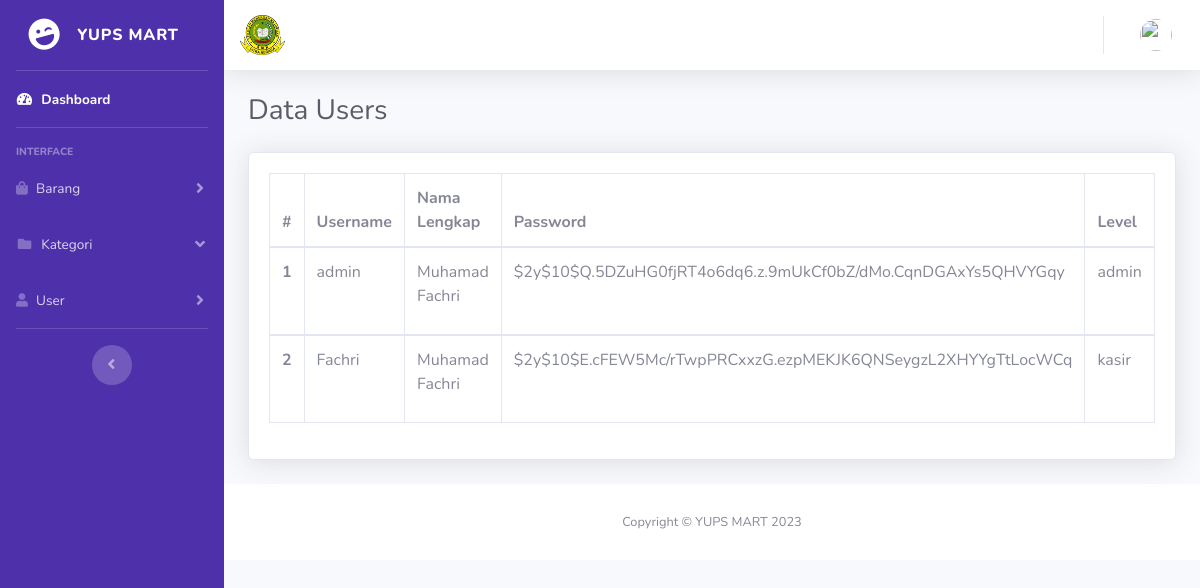
Screenshot of /pages/users/admin-user.php with the database file from the repository.
### tables this page shows
CREATE TABLE `tbl_users` (
  `id` int(11) NOT NULL,
  `username` varchar(100) NOT NULL,
  `password` varchar(255) NOT NULL,
  `nama_lengkap` varchar(100) NOT NULL,
  `level` enum('admin','kasir') NOT NULL DEFAULT 'kasir',
  `foto` varchar(255) NOT NULL
);

### pages/users/admin-user.php (the view, shortened to what this page needs)
<?php
include '../../assets/footer.php';
?>
<!DOCTYPE html>
<html lang="en">
<head>
    <link href="../../assets/tamplate/vendor/fontawesome-free/css/all.min.css" rel="stylesheet" type="text/css">
    <link href="../../assets/tamplate/css/sb-admin-2.min.css" rel="stylesheet">
    <link href="../../assets/tamplate/vendor/datatables/dataTables.bootstrap4.min.css" rel="stylesheet">
    <link rel="stylesheet" href="https://cdnjs.cloudflare.com/ajax/libs/animate.css/4.1.1/animate.min.css" >
</head>
<body id="page-top">
    <div id="wrapper">
        <ul class="navbar-nav bg-gradient sidebar sidebar-dark accordion" id="accordionSidebar" style="background-color: #4E31AA">
            <a class="sidebar-brand d-flex align-items-center justify-content-center" href="index.html">
                <div class="sidebar-brand-icon rotate-n-15">
                    <i class="fas fa-laugh-wink"></i>
                </div>
                <div class="sidebar-brand-text mx-3">Yups Mart</div>
            </a>
            <hr class="sidebar-divider my-0">
            <li class="nav-item active">
                <a class="nav-link" href="../../dash-admin.php">
                    <i class="fas fa-fw fa-tachometer-alt"></i>
                    <span>Dashboard</span></a>
            </li>
            <hr class="sidebar-divider">
            <div class="sidebar-heading">
                INTERFACE
            </div>
            <li class="nav-item">
                <a class="nav-link collapsed" href="#" data-toggle="collapse" data-target="#collapseTwo"
                    aria-expanded="true" aria-controls="collapseTwo">
                    <i class="fas fa-shopping-bag"></i>
                    <span>Barang</span>
                </a>
            </li>
           <li class="nav-item">
                <a class="nav-link" href="#" data-toggle="collapse" data-target="#collapsePages" aria-expanded="true"
                    aria-controls="collapsePages">
                    <i class="fas fa-fw fa-folder"></i>
                    <span>Kategori</span>
                </a>
            </li>
            <li class="nav-item">
                <a class="nav-link collapsed" href="#" data-toggle="collapse" data-target="#collapseUtilities"
                    aria-expanded="true" aria-controls="collapseUtilities">
                    <i class="fas fa-user"></i>
                    <span>User</span>
                </a>
            </li>
            <hr class="sidebar-divider d-none d-md-block">
            <div class="text-center d-none d-md-inline">
                <button class="rounded-circle border-0" id="sidebarToggle"></button>
            </div>
        </ul>
        <div id="content-wrapper" class="d-flex flex-column">
            <div id="content">
                <nav class="navbar navbar-expand navbar-light bg-white topbar mb-4 static-top shadow">
                    <img src="../../img/img4.png" width="45" height="40">
                    <ul class="navbar-nav ml-auto">
                        <li class="nav-item dropdown no-arrow">
                            <a class="nav-link dropdown-toggle" href="#" id="userDropdown" role="button"
                                data-toggle="dropdown" aria-haspopup="true" aria-expanded="false">
                                <img class="img-profile rounded-circle"
                                    src="../users/gambar/<?= $_SESSION['foto'] ?>">
                            </a>
                        </li>
                    </ul>
                </nav>
                <div class="container-fluid">
                    <div class="d-sm-flex align-items-center justify-content-between mb-4">
                        <h1 class="h3 mb-0 text-gray-800">Data Users</h1>
                    </div>
                    <div class="row animate__animated animate__slideInLeft animate__slow 0.5s">
                        <div class="col-xl-12 col-lg-12">
                            <div class="card shadow mb-4">
                                <div class="card-body">
                                    <div class="table-responsive">
                                        <table class="table table-bordered" id="dataTable" width="100%" cellspacing="0">
                                            <thead>
                                                <tr>
                                                  <th scope="col">#</th>
                                                  <th scope="col">Username</th>
                                                  <th scope="col">Nama Lengkap</th>
                                                  <th scope="col">Password</th>
                                                  <th scope="col">Level</th>
                                                </tr>
                                            </thead>
                                            <?php
                                            include '../../library/koneksi.php';
                                            $query = mysqli_query($conn, "SELECT * FROM tbl_users");
                                            $no = 1;
                                            while($data = mysqli_fetch_array($query)){
                                            ?>
                                            <tbody>
                                                <tr>
                                                  <th scope="row"><?= $no; ?></th>
                                                  <td><?= $data['username'] ?></td>
                                                  <td><?= $data['nama_lengkap'] ?></td>
                                                  <td><?= $data['password'] ?></td>
                                                  <td><?= $data['level'] ?></td>
                                                </tr>
                                            </tbody>
                                            <?php $no++; } ?>
                                        </table>
                                    </div>
                                </div>
                            </div>
                        </div>
                    </div>
                </div>
                <footer class="sticky-footer bg-white">
                    <div class="container my-auto">
                        <div class="copyright text-center my-auto">
                            <span>Copyright &copy; YUPS MART 2023</span>
                        </div>
                    </div>
                </footer>
        </div>
    </div>
</body>
</html>

### rows the page displays
tbl_users: username "admin", nama_lengkap "Muhamad Fachri", password "$2y$10$Q.5DZuHG0fjRT4o6dq6.z.9mUkCf0bZ/dMo.CqnDGAxYs5QHVYGqy", level "admin"
tbl_users: username "Fachri", nama_lengkap "Muhamad Fachri", password "$2y$10$E.cFEW5Mc/rTwpPRCxxzG.ezpMEKJK6QNSeygzL2XHYYgTtLocWCq", level "kasir"
